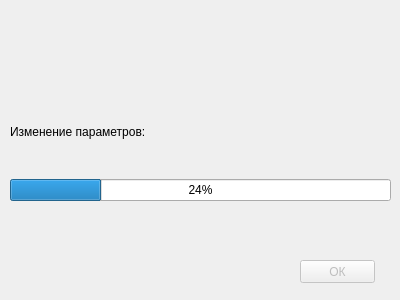
<?xml version="1.0" encoding="UTF-8"?>
<ui version="4.0">
 <class>Form</class>
 <widget class="QWidget" name="Form">
  <property name="geometry">
   <rect>
    <x>0</x>
    <y>0</y>
    <width>400</width>
    <height>300</height>
   </rect>
  </property>
  <property name="sizePolicy">
   <sizepolicy hsizetype="Fixed" vsizetype="Fixed">
    <horstretch>0</horstretch>
    <verstretch>0</verstretch>
   </sizepolicy>
  </property>
  <property name="minimumSize">
   <size>
    <width>400</width>
    <height>300</height>
   </size>
  </property>
  <property name="maximumSize">
   <size>
    <width>400</width>
    <height>300</height>
   </size>
  </property>
  <property name="windowTitle">
   <string>Меняем параметры</string>
  </property>
  <widget class="QWidget" name="verticalLayoutWidget">
   <property name="geometry">
    <rect>
     <x>10</x>
     <y>90</y>
     <width>381</width>
     <height>111</height>
    </rect>
   </property>
   <layout class="QVBoxLayout" name="verticalLayout">
    <item>
     <widget class="QLabel" name="label">
      <property name="sizePolicy">
       <sizepolicy hsizetype="Preferred" vsizetype="Preferred">
        <horstretch>100</horstretch>
        <verstretch>0</verstretch>
       </sizepolicy>
      </property>
      <property name="font">
       <font>
        <weight>50</weight>
        <italic>false</italic>
        <bold>false</bold>
        <stylestrategy>PreferDefault</stylestrategy>
       </font>
      </property>
      <property name="cursor">
       <cursorShape>ArrowCursor</cursorShape>
      </property>
      <property name="text">
       <string>Изменение параметров:</string>
      </property>
     </widget>
    </item>
    <item>
     <widget class="QProgressBar" name="progress_bar">
      <property name="value">
       <number>24</number>
      </property>
     </widget>
    </item>
   </layout>
  </widget>
  <widget class="QPushButton" name="ok_button">
   <property name="enabled">
    <bool>false</bool>
   </property>
   <property name="geometry">
    <rect>
     <x>300</x>
     <y>260</y>
     <width>75</width>
     <height>23</height>
    </rect>
   </property>
   <property name="text">
    <string>ОК</string>
   </property>
  </widget>
 </widget>
 <resources/>
 <connections/>
</ui>
